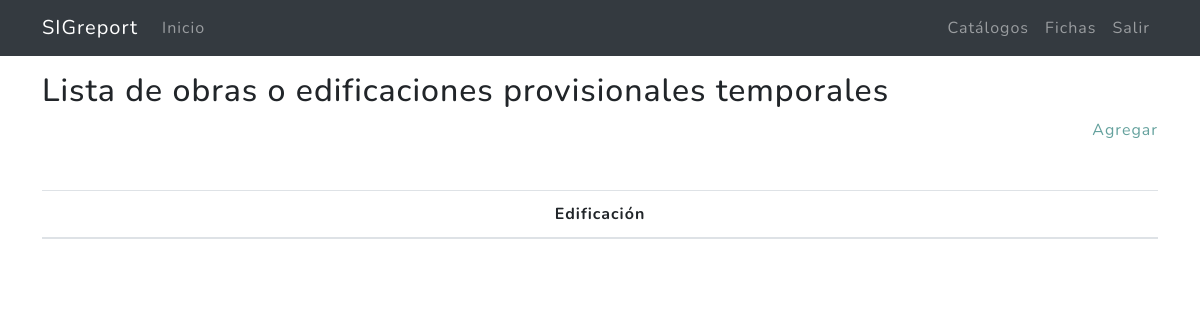
Before: /catalogos/edificaciones/ (signed in) with the older database file.
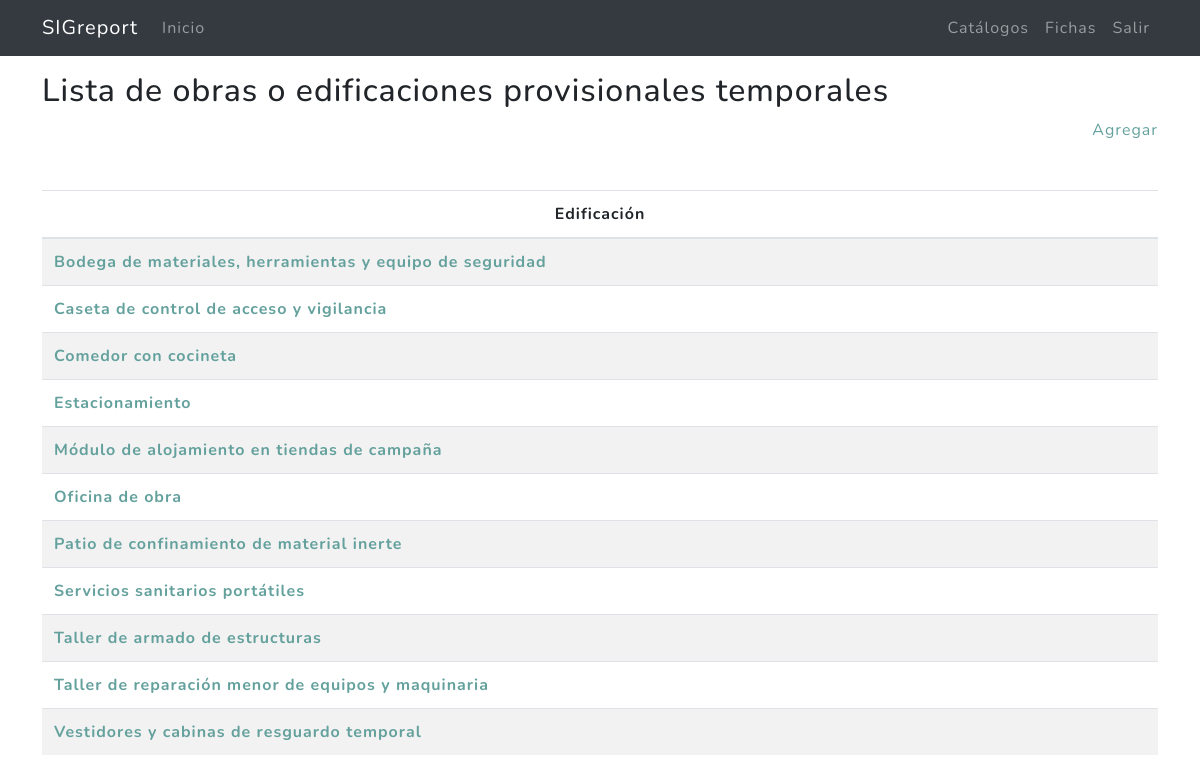
After: the same page with the newer database file.
### miscelanea/models.py (models this page shows, shortened)
class EdificacionProvisional(models.Model):
    title =  models.CharField(max_length=1500,verbose_name = "Edificación en obras provisionales")
    created = models.DateTimeField(auto_now_add = True,verbose_name = "Fecha de creación")
    updated = models.DateTimeField(auto_now = True,verbose_name = "Fecha de edición")
    class Meta:
        verbose_name = "Lista de obras o edificaciones provisionales temporales"
        verbose_name_plural = "Lista de obras o edificaciones provisionales temporales"
        ordering = ["title"]

### miscelanea/views.py (the view)
# urls.py: path('edificaciones/', EdiProvisionalListView.as_view(), name='edificaciones'),
@method_decorator(login_required,name='dispatch')
class EdiProvisionalListView(ListView):
    model = EdificacionProvisional
    template_name = "miscelanea/edificacionprovisional_list.html"
    paginate_by = 20
    def get_context_data(self, **kwargs):
        context = super().get_context_data(**kwargs)
        context['p_title']=EdificacionProvisional._meta.verbose_name
        return context

### miscelanea/templates/miscelanea/edificacionprovisional_list.html (shortened to what this page needs)
{% extends 'cap2/base_mx.html' %}
{% load static %}
{% block content %}
<main role="main">
  <div class="container mb-4">
    <h2 class="mt-3">{{p_title}}</h2>
    <div class="agregar mb-4 text-right"><a href="{% url 'catalogos:edificio-create' %}">Agregar</a></div>
    <table class="table  table-striped mt-5">
      <thead>
        <tr>
          <th scope="col-4" class="text-center">Edificación</th>
        </tr>
      </thead>
      <tbody>
      {% for edificio in edificacionprovisional_list %}
          <tr>
            <th scope="row"><a href="{% url 'catalogos:edificio-update' edificio.id %}">{{edificio.title}} </a></th>
          </tr>
      {% endfor %}
      </tbody>
    </table>
  </div>
</main>
{% endblock %}

Changed rows visible on the page:
added EdificacionProvisional: title "Bodega de materiales, herramientas y equipo de seguridad"
added EdificacionProvisional: title "Caseta de control de acceso y vigilancia"
added EdificacionProvisional: title "Comedor con cocineta"
added EdificacionProvisional: title "Estacionamiento"
added EdificacionProvisional: title "Módulo de alojamiento en tiendas de campaña"
added EdificacionProvisional: title "Oficina de obra"
added EdificacionProvisional: title "Patio de confinamiento de material inerte"
added EdificacionProvisional: title "Servicios sanitarios portátiles"
added EdificacionProvisional: title "Taller de armado de estructuras"
added EdificacionProvisional: title "Taller de reparación menor de equipos y maquinaria"
added EdificacionProvisional: title "Vestidores y cabinas de resguardo temporal"
